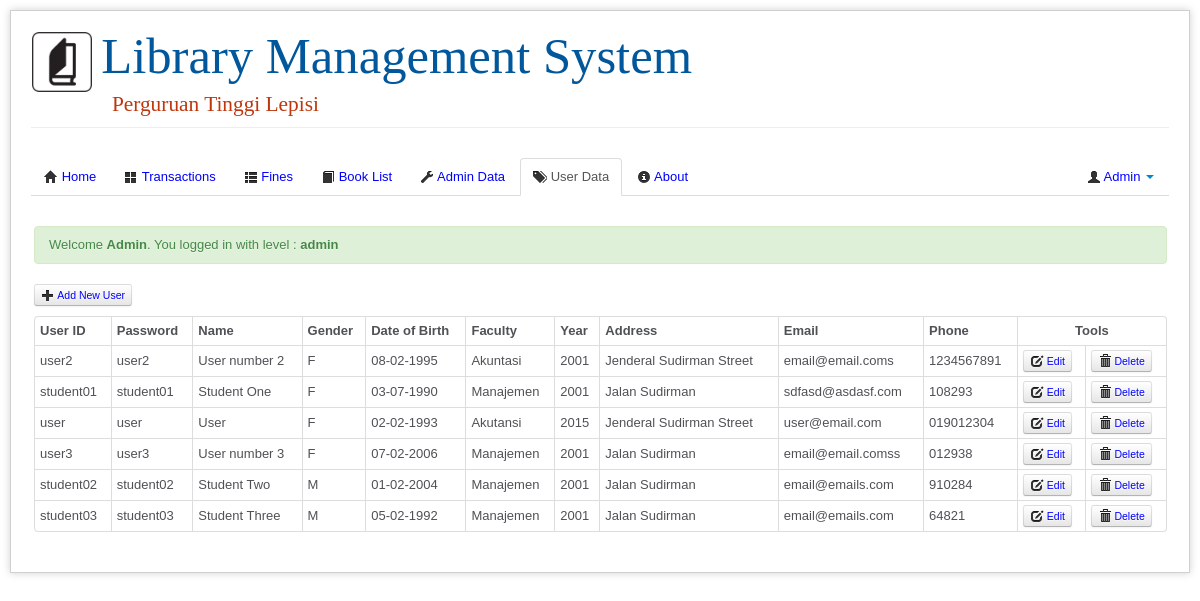
The page /homeadmin.php?app=admin_user_list (signed in) on the database its author committed.
### tables this page shows
CREATE TABLE IF NOT EXISTS `user` (
  `user_id` varchar(100) NOT NULL,
  `password` varchar(30) NOT NULL,
  `name` varchar(30) NOT NULL,
  `gender` varchar(30) NOT NULL,
  `dob` varchar(30) NOT NULL,
  `faculty` varchar(30) NOT NULL,
  `year` varchar(30) NOT NULL,
  `address` varchar(100) NOT NULL,
  `email` varchar(100) NOT NULL,
  `phone` varchar(30) NOT NULL,
  `level` enum('admin','user') NOT NULL
);

### app/admin_user_list.php (the view, shortened to what this page needs)
<!DOCTYPE html>
<?php
include('connect.php');
?>
<html>
<body>
<?php empty( $app ) ? header('location:../homeadmin.php') : '' ; if(isset($_SESSION['level'])){?>
<p>
	<a href="app/admin_user_input.php" class="btn btn-mini"><i class="icon-plus"></i> Add New User</a>
</p>
<div class="tab-content">
<table class="table table-bordered table-condensed table-hover">
	<thead>
		<tr class="nowrap">
			<th align="left">User ID</th>
			<th align="left">Password</th>
			<th align="left">Name</th>
			<th align="left">Gender</th>
			<th align="left">Date of Birth</th>
			<th align="left">Faculty</th>
			<th align="left">Year</th>
			<th align="left">Address</th>
			<th align="left">Email</th>
			<th align="left">Phone</th>
			<?php if($_SESSION['level']=='admin'){?>
			<th colspan = "2" align="center">Tools</th>
			<?php } ?>
		</tr>
	</thead>
		<?php
    $sql = "SELECT user_id, password, name, gender, dob, faculty, year, address, email, phone FROM user WHERE level=2";
    foreach ($dbh->query($sql) as $data) :
	?>
	<tbody>
		<tr class="nowrap">
			<td><?php echo $data['user_id'] ?></td>
			<td><?php echo $data['password'] ?></td>
            <td><?php echo $data['name'] ?></td>
			<td><?php echo $data['gender'] ?></td>
			<td><?php echo $data['dob'] ?></td>
			<td><?php echo $data['faculty'] ?></td>
			<td><?php echo $data['year'] ?></td>
			<td><?php echo $data['address'] ?></td>
			<td><?php echo $data['email'] ?></td>
			<td><?php echo $data['phone'] ?></td>
			<?php if($_SESSION['level']=='admin'){?>
			<td><a href="app/admin_user_edit.php?user_id=<?php echo $data['user_id'] ?>" class="btn btn-mini"><i class="icon-edit"></i> Edit</a>
			<td><a href="app/admin_user_delete.php?user_id=<?php echo $data['user_id'] ?>" class="btn btn-mini" onClick="return confirm('Delete mahasiswa dengan NIM : <?php echo $data['user_id'];?>');"><i class="icon-trash"></i> Delete</a></td>
			<?php } ?>
		</tr>
<?php
    endforeach;
?>
	</tbody>
</table>
</div>
<?php
}else{
echo '<div class="alert alert-error"> You need to login to access this page. </div>';
}
?>
</body>
</html>

### asset/css/style.css (style rules this page uses)
body { background-color: #fff; margin: 40px; font: 13px/20px normal Helvetica, Arial, sans-serif; color: #4F5155; }
a { color: #003399; background-color: transparent; font-weight: normal; }
tr.nowrap { white-space:nowrap; }
td { white-space:inherit; }

### homeadmin.php (style rules this page uses)
html, body { height: 100%; width: 100%; padding: 0; margin: 0; }
a:link, a:visited, a:hover { color: blue; }

### rows shown on the page
user: user_id "user2", password "user2", name "User number 2", gender "F", dob "08-02-1995", faculty "Akuntasi", year "2001", address "Jenderal Sudirman Street", email "email@email.coms", phone "1234567891"
user: user_id "student01", password "student01", name "Student One", gender "F", dob "03-07-1990", faculty "Manajemen", year "2001", address "Jalan Sudirman", email "sdfasd@asdasf.com", phone "108293"
user: user_id "user", password "user", name "User", gender "F", dob "02-02-1993", faculty "Akutansi", year "2015", address "Jenderal Sudirman Street", email "user@email.com", phone "019012304"
user: user_id "user3", password "user3", name "User number 3", gender "F", dob "07-02-2006", faculty "Manajemen", year "2001", address "Jalan Sudirman", email "email@email.comss", phone "012938"
user: user_id "student02", password "student02", name "Student Two", gender "M", dob "01-02-2004", faculty "Manajemen", year "2001", address "Jalan Sudirman", email "email@emails.com", phone "910284"
user: user_id "student03", password "student03", name "Student Three", gender "M", dob "05-02-1992", faculty "Manajemen", year "2001", address "Jalan Sudirman", email "email@emails.com", phone "64821"

### other values the page prints
$_SESSION['name'] "Admin"
$_SESSION['message'] "Welcome Admin . You logged in with level : admin"
